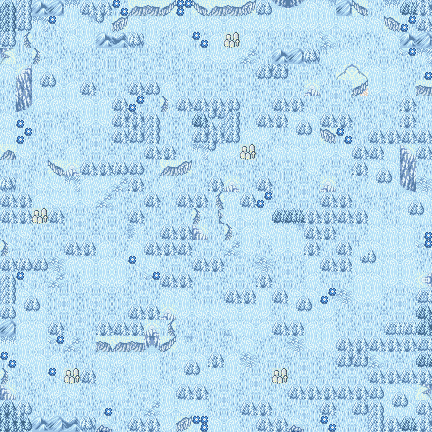

Below is a game level as drawn by its tile map, then a one-line description and the .tmx that defines it (tile-layer data replaced by summaries):
An orthogonal 27x27 tile map with 16x16 px tiles, 1 tile layer (Tile Layer 1).

<map version="1.10" tiledversion="1.10.2" orientation="orthogonal" renderorder="right-down" width="27" height="27" tilewidth="16" tileheight="16" infinite="0" nextlayerid="2" nextobjectid="1">
 <tileset firstgid="1" name="E600A3CA" tilewidth="16" tileheight="16" tilecount="1024" columns="32">
  <image source="E600A3CA.png" trans="ffffff" width="512" height="512" />
 </tileset>
 <layer id="1" name="Tile Layer 1" width="27" height="27">
  <properties>
   <property name="Anims1" value="0x0" />
   <property name="ChapterID" value="0x3A" />
   <property name="Main" value="" />
   <property name="MapChangesID" value="0xDA" />
   <property name="MapID" value="0xCC" />
   <property name="ObjectType1" value="0xE6" />
   <property name="PaletteID" value="0xA3" />
   <property name="TileConfig" value="0xCA" />
  </properties>
  <data>[729 cells, 729 non-empty, 90 distinct tile ids]</data>
 </layer>
</map>
